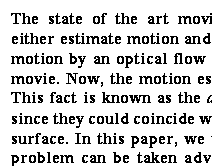
#> input picture fall2014/hw1/resource/Text.bmp, 212 x 166 px, found by its file name
$ python main.py   (older library calls are emulated)
#> lines starting #> are read from the running program, lines starting #| are printed output that depends on the picture; after the words box and inside, x2 and y2 are one past the last pixel; in counts of white or black regions, pixels touching at a corner belong together
### fall2014/utils/cv_utils.py
__author__ = 'nikita_kartashov'

import cv2
import numpy as np


def make_kernel(width, height):
    return np.ones((width, height), np.uint8)


def make_square_kernel(n):
    return make_kernel(n, n)


def read_image_grayscale(path):
    return cv2.imread(path, cv2.CV_LOAD_IMAGE_GRAYSCALE)
#> returned value: shape (166, 212); values 25 (black) and 229 (white), 82.9% white; black in thin lines or dots, all inside (x1, y1, x2, y2) = (11, 13, 212, 166)


def read_image_grayscale_inverted(path):
    return cv2.bitwise_not(read_image_grayscale(path))


# [62 lines left out: function draw_matches, not called in this run]

### fall2014/hw1/src/main.py
__author__ = 'nikita_kartashov'

import cv2

from utils.cv_utils import read_image_grayscale

IMAGE = '/Users/nikita_kartashov/Documents/Work/cv/fall2014/hw1/resource/Text.bmp'
RESULT = '/Users/nikita_kartashov/Documents/Work/cv/fall2014/hw1/resource/result.bmp'

if __name__ == '__main__':
    image = read_image_grayscale(IMAGE)
    blurred_image = cv2.GaussianBlur(image, (15, 9), 0)
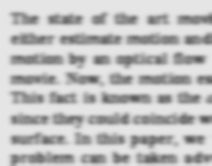
#> blurred_image: shape (166, 212); min 91, max 229, mean 194.1
    laplacian = cv2.Laplacian(blurred_image, cv2.CV_32F, ksize=9)
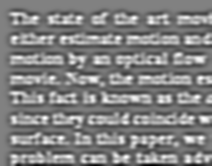
#> laplacian: shape (166, 212) float32; min -237096, max 231078, mean -449.3; drawn with min black and max white
    threshed_image = cv2.threshold(laplacian, 0, 255, cv2.THRESH_BINARY)[1]
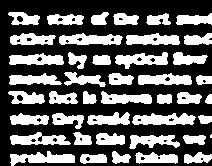
#> threshed_image: shape (166, 212) float32; 36.6% white; 43 white regions (1 under 20 px), largest, box (x1, y1, x2, y2) and area: (132, 113, 196, 125) 566, (10, 151, 75, 166) 556, (59, 33, 123, 45) 551

    cv2.imwrite(RESULT, threshed_image)

$ run again, with fall2014/hw1/resource/interm.bmp copied over fall2014/hw1/resource/Text.bmp
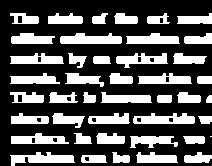
#> input picture fall2014/hw1/resource/interm.bmp, 212 x 166 px, found by its file name
#> `laplacian = cv2.Laplacian(blurred_image, cv2.CV_32F, ksize=9)`:
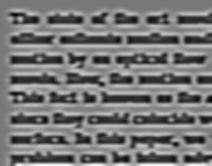
#> laplacian: shape (166, 212) float32; min -322820, max 360504, mean 797.1; drawn with min black and max white
#> `threshed_image = cv2.threshold(laplacian, 0, 255, cv2.THRESH_BINARY)[1]`:
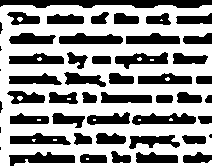
#> threshed_image: shape (166, 212) float32; 61% white; 50 black regions (5 under 20 px), largest, box (x1, y1, x2, y2) and area: (0, 0, 212, 8) 1280, (9, 152, 75, 166) 547, (59, 33, 123, 44) 540
